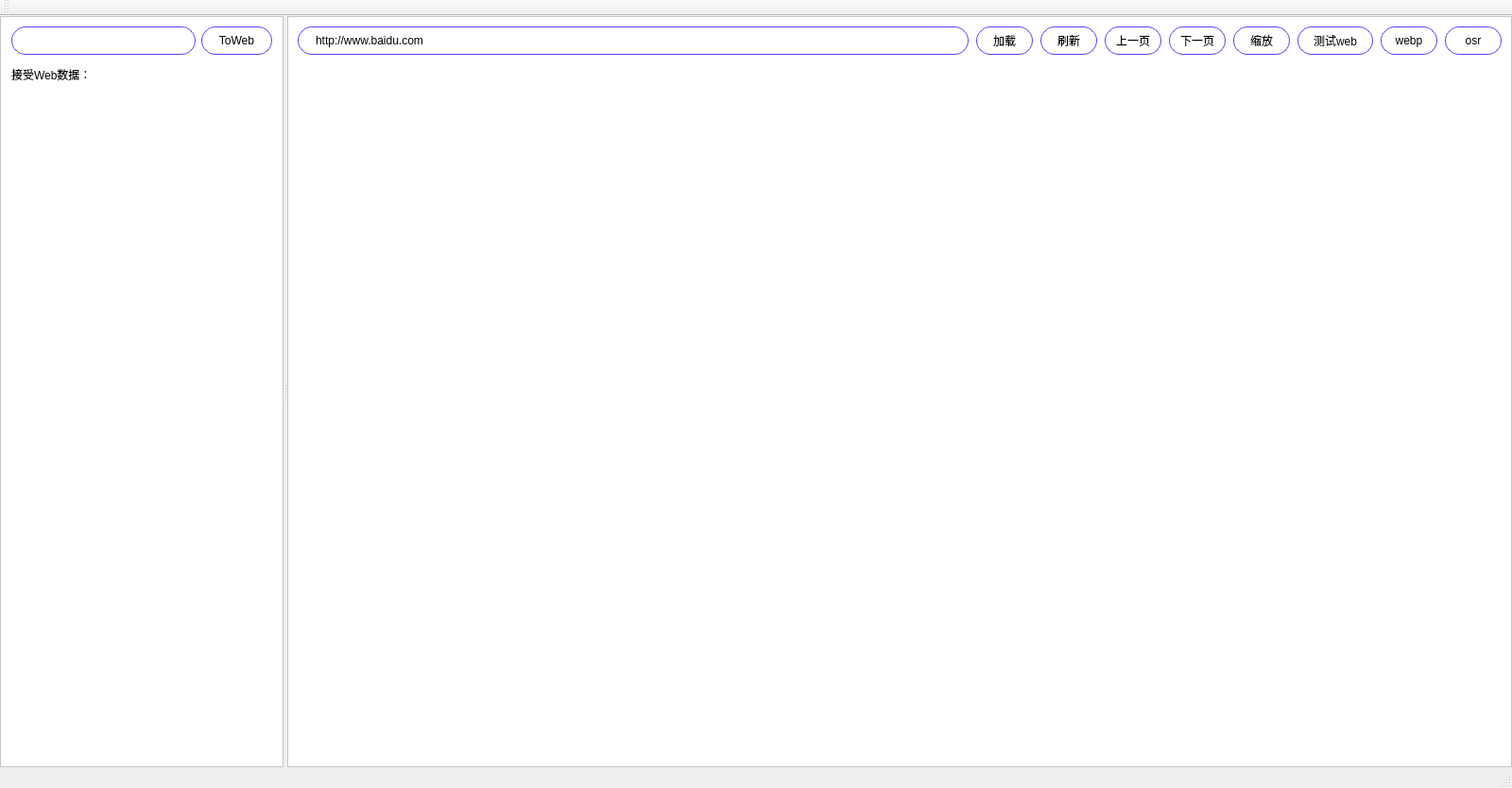
<?xml version="1.0" encoding="UTF-8"?>
<ui version="4.0">
 <class>MainWindow</class>
 <widget class="QMainWindow" name="MainWindow">
  <property name="geometry">
   <rect>
    <x>0</x>
    <y>0</y>
    <width>1600</width>
    <height>834</height>
   </rect>
  </property>
  <property name="windowTitle">
   <string>QHMCefBrowser</string>
  </property>
  <widget class="QWidget" name="centralWidget">
   <property name="styleSheet">
    <string notr="true">#frame_web
{
	background-color: rgb(255, 255, 255);
}

QPushButton
{
	border: 1px solid #5D3EFF;
	border-radius:15px;
	font-size: 12px;
	font-family: 微软雅黑;
	color: #000000;
}

QLabel
{
	font-size: 12px;
	font-family: 微软雅黑;
	color: #000000;
}

QLineEdit
{
	border: 1px solid #5D3EFF;
	background: rgba(156,158,208,0);
	border-radius: 15px;
	font-size: 12px;
	font-family: 微软雅黑;
	color: #000000;
	padding-left:16px;
}</string>
   </property>
   <layout class="QHBoxLayout" name="horizontalLayout_3">
    <property name="spacing">
     <number>0</number>
    </property>
    <property name="leftMargin">
     <number>0</number>
    </property>
    <property name="topMargin">
     <number>0</number>
    </property>
    <property name="rightMargin">
     <number>0</number>
    </property>
    <property name="bottomMargin">
     <number>0</number>
    </property>
    <item>
     <widget class="QSplitter" name="splitter">
      <property name="orientation">
       <enum>Qt::Horizontal</enum>
      </property>
      <property name="handleWidth">
       <number>4</number>
      </property>
      <widget class="QFrame" name="frame_js">
       <property name="minimumSize">
        <size>
         <width>300</width>
         <height>0</height>
        </size>
       </property>
       <property name="maximumSize">
        <size>
         <width>300</width>
         <height>16777215</height>
        </size>
       </property>
       <property name="styleSheet">
        <string notr="true">#frame_js
{
	background-color: rgb(255, 255, 255);
}</string>
       </property>
       <property name="frameShape">
        <enum>QFrame::StyledPanel</enum>
       </property>
       <property name="frameShadow">
        <enum>QFrame::Raised</enum>
       </property>
       <layout class="QVBoxLayout" name="verticalLayout_2">
        <property name="spacing">
         <number>0</number>
        </property>
        <property name="leftMargin">
         <number>0</number>
        </property>
        <property name="topMargin">
         <number>0</number>
        </property>
        <property name="rightMargin">
         <number>0</number>
        </property>
        <property name="bottomMargin">
         <number>0</number>
        </property>
        <item>
         <widget class="QWidget" name="widget_sendJs" native="true">
          <layout class="QVBoxLayout" name="verticalLayout_3">
           <property name="spacing">
            <number>6</number>
           </property>
           <property name="topMargin">
            <number>10</number>
           </property>
           <item>
            <widget class="QWidget" name="widget_send" native="true">
             <property name="minimumSize">
              <size>
               <width>0</width>
               <height>30</height>
              </size>
             </property>
             <property name="maximumSize">
              <size>
               <width>16777215</width>
               <height>30</height>
              </size>
             </property>
             <layout class="QHBoxLayout" name="horizontalLayout_2">
              <property name="spacing">
               <number>6</number>
              </property>
              <property name="leftMargin">
               <number>0</number>
              </property>
              <property name="topMargin">
               <number>0</number>
              </property>
              <property name="rightMargin">
               <number>0</number>
              </property>
              <property name="bottomMargin">
               <number>0</number>
              </property>
              <item>
               <widget class="QLineEdit" name="lineEdit">
                <property name="minimumSize">
                 <size>
                  <width>0</width>
                  <height>30</height>
                 </size>
                </property>
                <property name="maximumSize">
                 <size>
                  <width>16777215</width>
                  <height>30</height>
                 </size>
                </property>
               </widget>
              </item>
              <item>
               <widget class="QPushButton" name="pushButton_toJs">
                <property name="minimumSize">
                 <size>
                  <width>75</width>
                  <height>30</height>
                 </size>
                </property>
                <property name="maximumSize">
                 <size>
                  <width>75</width>
                  <height>30</height>
                 </size>
                </property>
                <property name="cursor">
                 <cursorShape>PointingHandCursor</cursorShape>
                </property>
                <property name="text">
                 <string>ToWeb</string>
                </property>
               </widget>
              </item>
             </layout>
            </widget>
           </item>
           <item>
            <widget class="QLabel" name="label">
             <property name="minimumSize">
              <size>
               <width>0</width>
               <height>30</height>
              </size>
             </property>
             <property name="maximumSize">
              <size>
               <width>16777215</width>
               <height>30</height>
              </size>
             </property>
             <property name="text">
              <string>接受Web数据：</string>
             </property>
            </widget>
           </item>
           <item>
            <widget class="QLabel" name="label_webmsg">
             <property name="alignment">
              <set>Qt::AlignLeading|Qt::AlignLeft|Qt::AlignTop</set>
             </property>
            </widget>
           </item>
          </layout>
         </widget>
        </item>
        <item>
         <widget class="QCefWebView" name="widget_html" native="true">
          <property name="maximumSize">
           <size>
            <width>16777215</width>
            <height>16777215</height>
           </size>
          </property>
         </widget>
        </item>
       </layout>
      </widget>
      <widget class="QFrame" name="frame_web">
       <property name="styleSheet">
        <string notr="true"/>
       </property>
       <property name="frameShape">
        <enum>QFrame::StyledPanel</enum>
       </property>
       <property name="frameShadow">
        <enum>QFrame::Raised</enum>
       </property>
       <layout class="QVBoxLayout" name="verticalLayout">
        <property name="spacing">
         <number>0</number>
        </property>
        <property name="leftMargin">
         <number>0</number>
        </property>
        <property name="topMargin">
         <number>0</number>
        </property>
        <property name="rightMargin">
         <number>0</number>
        </property>
        <property name="bottomMargin">
         <number>0</number>
        </property>
        <item>
         <widget class="QWidget" name="widget_find" native="true">
          <property name="minimumSize">
           <size>
            <width>0</width>
            <height>50</height>
           </size>
          </property>
          <property name="maximumSize">
           <size>
            <width>16777215</width>
            <height>50</height>
           </size>
          </property>
          <property name="styleSheet">
           <string notr="true"/>
          </property>
          <layout class="QHBoxLayout" name="horizontalLayout">
           <property name="spacing">
            <number>8</number>
           </property>
           <property name="leftMargin">
            <number>10</number>
           </property>
           <property name="topMargin">
            <number>0</number>
           </property>
           <property name="rightMargin">
            <number>10</number>
           </property>
           <property name="bottomMargin">
            <number>0</number>
           </property>
           <item>
            <widget class="QLineEdit" name="lineEdit_url">
             <property name="minimumSize">
              <size>
               <width>0</width>
               <height>30</height>
              </size>
             </property>
             <property name="maximumSize">
              <size>
               <width>16777215</width>
               <height>30</height>
              </size>
             </property>
             <property name="text">
              <string>http://www.baidu.com</string>
             </property>
            </widget>
           </item>
           <item>
            <widget class="QPushButton" name="pushButton_load">
             <property name="minimumSize">
              <size>
               <width>60</width>
               <height>30</height>
              </size>
             </property>
             <property name="maximumSize">
              <size>
               <width>60</width>
               <height>30</height>
              </size>
             </property>
             <property name="cursor">
              <cursorShape>PointingHandCursor</cursorShape>
             </property>
             <property name="text">
              <string>加载</string>
             </property>
            </widget>
           </item>
           <item>
            <widget class="QPushButton" name="pushButton_refresh">
             <property name="minimumSize">
              <size>
               <width>60</width>
               <height>30</height>
              </size>
             </property>
             <property name="maximumSize">
              <size>
               <width>60</width>
               <height>30</height>
              </size>
             </property>
             <property name="cursor">
              <cursorShape>PointingHandCursor</cursorShape>
             </property>
             <property name="text">
              <string>刷新</string>
             </property>
            </widget>
           </item>
           <item>
            <widget class="QPushButton" name="pushButton_back">
             <property name="minimumSize">
              <size>
               <width>60</width>
               <height>30</height>
              </size>
             </property>
             <property name="maximumSize">
              <size>
               <width>60</width>
               <height>30</height>
              </size>
             </property>
             <property name="cursor">
              <cursorShape>PointingHandCursor</cursorShape>
             </property>
             <property name="text">
              <string>上一页</string>
             </property>
            </widget>
           </item>
           <item>
            <widget class="QPushButton" name="pushButton_forward">
             <property name="minimumSize">
              <size>
               <width>60</width>
               <height>30</height>
              </size>
             </property>
             <property name="maximumSize">
              <size>
               <width>60</width>
               <height>30</height>
              </size>
             </property>
             <property name="cursor">
              <cursorShape>PointingHandCursor</cursorShape>
             </property>
             <property name="text">
              <string>下一页</string>
             </property>
            </widget>
           </item>
           <item>
            <widget class="QPushButton" name="pushButton_zoom">
             <property name="minimumSize">
              <size>
               <width>60</width>
               <height>30</height>
              </size>
             </property>
             <property name="maximumSize">
              <size>
               <width>60</width>
               <height>30</height>
              </size>
             </property>
             <property name="cursor">
              <cursorShape>PointingHandCursor</cursorShape>
             </property>
             <property name="text">
              <string>缩放</string>
             </property>
            </widget>
           </item>
           <item>
            <widget class="QPushButton" name="pushButton_test">
             <property name="minimumSize">
              <size>
               <width>80</width>
               <height>30</height>
              </size>
             </property>
             <property name="maximumSize">
              <size>
               <width>80</width>
               <height>30</height>
              </size>
             </property>
             <property name="cursor">
              <cursorShape>PointingHandCursor</cursorShape>
             </property>
             <property name="text">
              <string>测试web</string>
             </property>
            </widget>
           </item>
           <item>
            <widget class="QPushButton" name="pushButton_webp">
             <property name="minimumSize">
              <size>
               <width>60</width>
               <height>30</height>
              </size>
             </property>
             <property name="maximumSize">
              <size>
               <width>60</width>
               <height>30</height>
              </size>
             </property>
             <property name="cursor">
              <cursorShape>PointingHandCursor</cursorShape>
             </property>
             <property name="text">
              <string>webp</string>
             </property>
            </widget>
           </item>
           <item>
            <widget class="QPushButton" name="pushButton_osr">
             <property name="minimumSize">
              <size>
               <width>60</width>
               <height>30</height>
              </size>
             </property>
             <property name="maximumSize">
              <size>
               <width>60</width>
               <height>30</height>
              </size>
             </property>
             <property name="cursor">
              <cursorShape>PointingHandCursor</cursorShape>
             </property>
             <property name="text">
              <string>osr</string>
             </property>
            </widget>
           </item>
          </layout>
         </widget>
        </item>
        <item>
         <widget class="QCefWebView" name="widget_web" native="true">
          <property name="styleSheet">
           <string notr="true"/>
          </property>
         </widget>
        </item>
       </layout>
      </widget>
     </widget>
    </item>
   </layout>
  </widget>
  <widget class="QMenuBar" name="menuBar">
   <property name="geometry">
    <rect>
     <x>0</x>
     <y>0</y>
     <width>1600</width>
     <height>18</height>
    </rect>
   </property>
  </widget>
  <widget class="QToolBar" name="mainToolBar">
   <attribute name="toolBarArea">
    <enum>TopToolBarArea</enum>
   </attribute>
   <attribute name="toolBarBreak">
    <bool>false</bool>
   </attribute>
  </widget>
  <widget class="QStatusBar" name="statusBar"/>
 </widget>
 <layoutdefault spacing="6" margin="11"/>
 <customwidgets>
  <customwidget>
   <class>QCefWebView</class>
   <extends>QWidget</extends>
   <header location="global">qcefwebview.h</header>
   <container>1</container>
  </customwidget>
 </customwidgets>
 <resources/>
 <connections/>
</ui>
